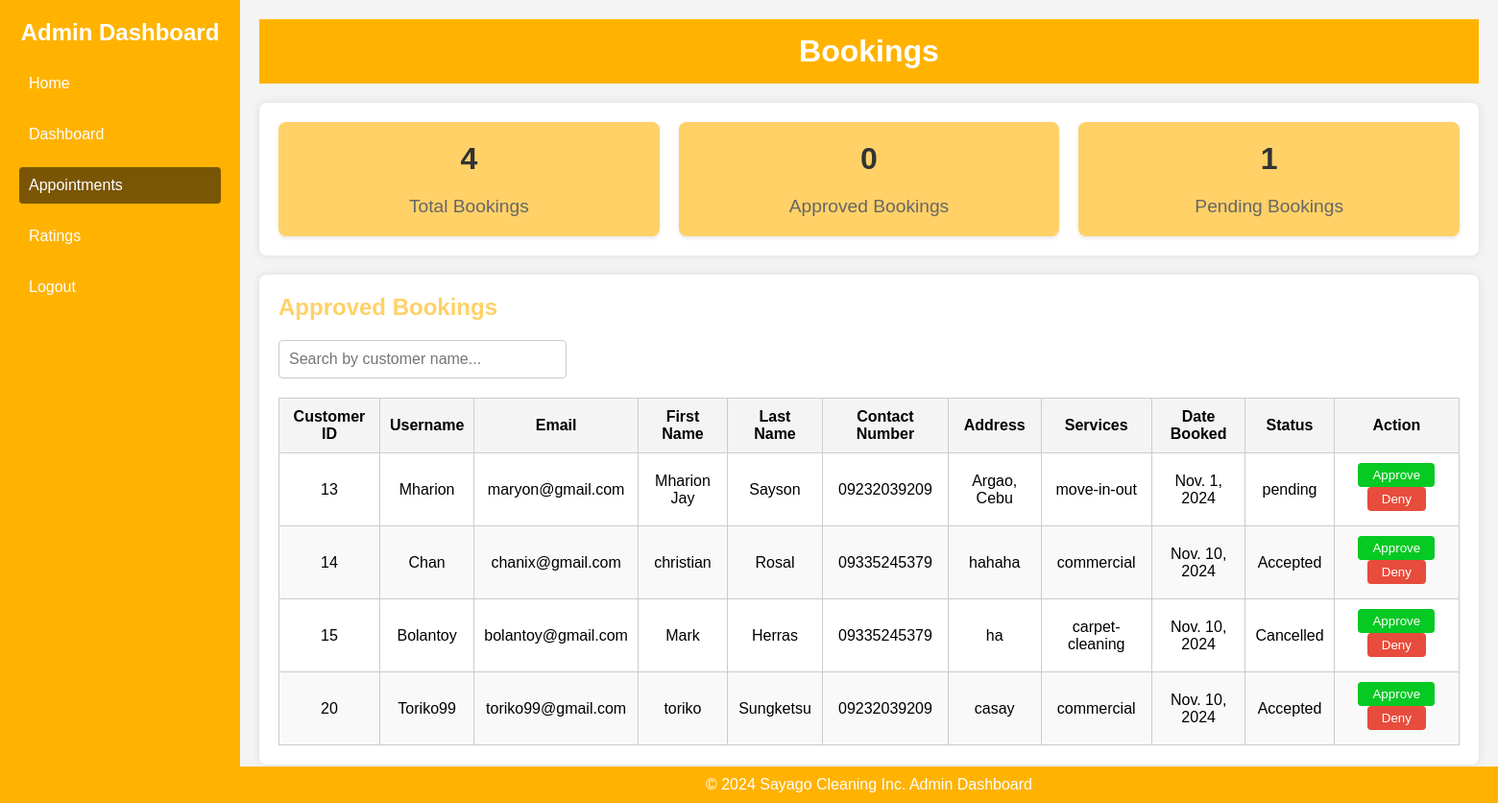
Before: /ApprovedBooking/ with the older database file.
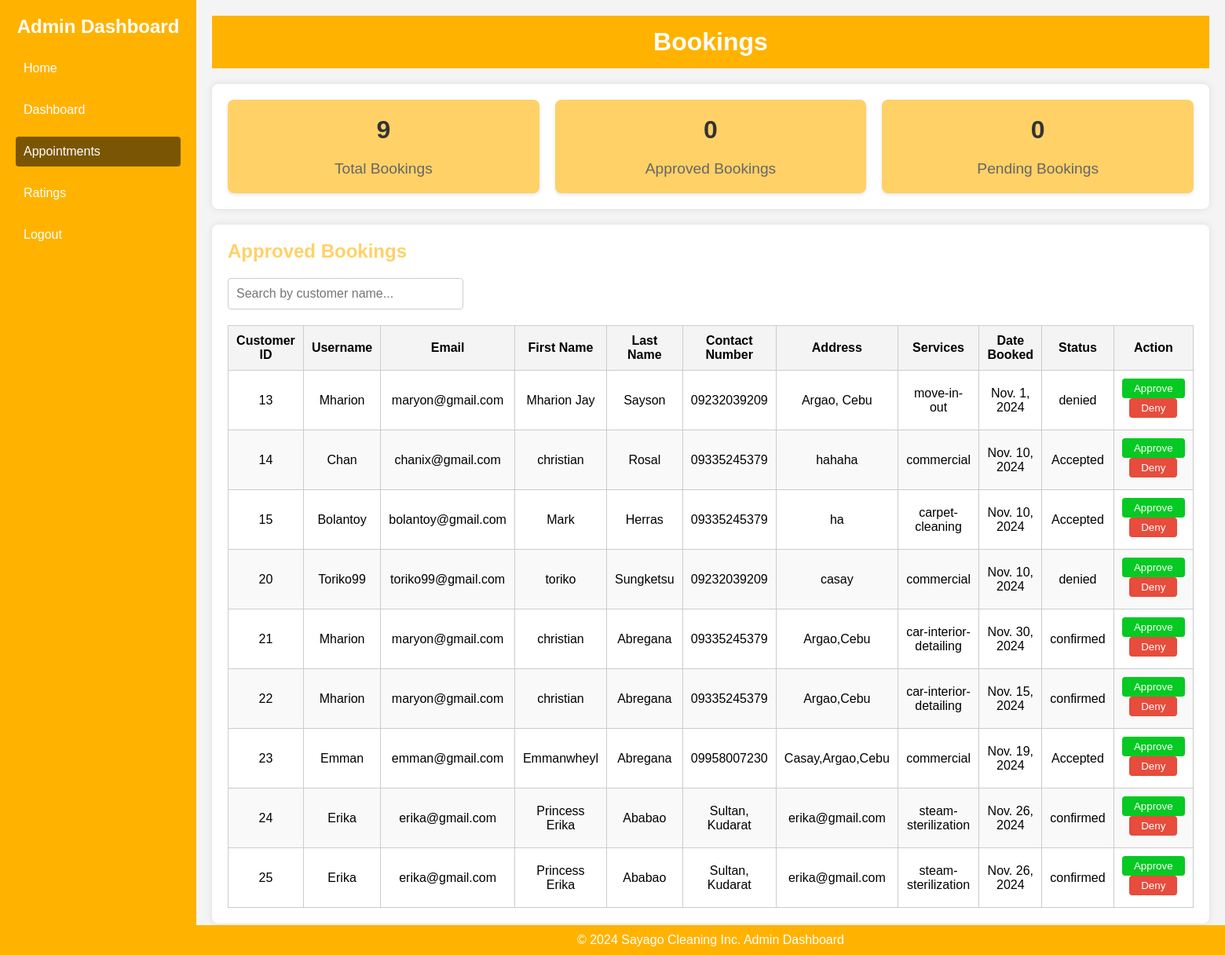
After: the same page with the newer database file.
### cleaning/models.py (models this page shows, shortened)
class Booking(models.Model):
    booking_id = models.AutoField(primary_key=True, editable=False)
    CLEANING_CHOICES = [
    ('residential', 'Residential Cleaning'),
    ('commercial', 'Commercial Cleaning'),
    ('deep-cleaning', 'Deep Cleaning'),
    ('move-in-out', 'Move-in/Move-out Cleaning'),
    ('carpet-cleaning', 'Carpet Cleaning'),
    ('upholstery-cleaning', 'Upholstery Cleaning'),
    ('window-cleaning', 'Window Cleaning'),
    ('eco-friendly', 'Eco-friendly Green Cleaning'),
    ('anti-bacterial-mist', 'Anti-Bacterial Mist Treatment'),
    ('car-interior-detailing', 'Car Interior Detailing'),
    ('deep-dry-cleaning', 'Deep Dry Cleaning'),
    ('deep-home-cleaning', 'Deep Home Cleaning'),
    ('deep-upholstery-shampooing', 'Deep Upholstery Shampooing'),
    ('steam-sterilization', 'Superior Steam Sterilization'),
]
    PENDING = 'pending'
    CONFIRMED = 'confirmed'
    DENIED = 'denied'
    COMPLETED = 'completed'
    STATUS_CHOICES = [
        (CONFIRMED, 'Confirmed'),
        (PENDING, 'Pending'),
        (DENIED, 'Denied'),
        (COMPLETED, 'Completed'),
    ]
    user = models.ForeignKey(User, on_delete=models.CASCADE)
    cleaning_service = models.CharField(max_length=100, choices=CLEANING_CHOICES)
    first_name = models.CharField(max_length=100)
    last_name = models.CharField(max_length=100, default='Unknown')
    contact_number = models.CharField(max_length=15)
    address = models.TextField()
    additional_info = models.TextField(blank=True, null=True)
    status = models.CharField(max_length=20, choices=STATUS_CHOICES, default=PENDING)
    created_at = models.DateTimeField(auto_now_add=True)
    booking_date = models.DateField()

### cleaning/views.py (the view)
# urls.py: path('ApprovedBooking/', views.approved, name='ad_approved'),
def approved(request):
    all_bookings = Booking.objects.all()  # Replace with appropriate queryset if necessary
    approved_bookings = Booking.objects.filter(status='approved')
    pending_bookings = Booking.objects.filter(status='pending')
    total_bookings = all_bookings.count()
    approved_count = approved_bookings.count()
    pending_count = pending_bookings.count()
    context = {
        'bookings': all_bookings,            # Use this for the table
        'approved_bookings': approved_count, # Count of approved bookings
        'pending_bookings': pending_count,   # Count of pending bookings
        'total_bookings': total_bookings     # Total bookings
    }
    return render(request, 'cleaning/approved.html', context)

### cleaning/templates/cleaning/approved.html (shortened to what the changed rows need)
<!DOCTYPE html>
<html lang="en">
<head>
    {% load static %}
    <link rel="stylesheet" href="{% static 'styles/approved.css' %}?101">
</head>
<body>
    <div class="admin-container">
        <aside class="sidebar">
            <h2>Admin Dashboard</h2>
        </aside>
        <div class="main-content">
            <header>
                <h1>Bookings</h1>
            </header>
            <main>
                <div class="totals-container">
                    <div class="total-box">
                        <h2 id="total-bookings">{{ total_bookings }}</h2>
                        <p>Total Bookings</p>
                    </div>
                    <div class="total-box">
                        <h2 id="approved-bookings">{{ approved_bookings }}</h2>
                    </div>
                    <div class="total-box">
                        <h2 id="pending-bookings">{{ pending_bookings }}</h2>
                        <p>Pending Bookings</p>
                    </div>
                </div>
                <section class="admin-panel">
                    <h2>Approved Bookings</h2>
                    <table class="user-table">
                        <thead>
                            <tr>
                                <th>Customer ID</th>
                                <th>Username</th>
                                <th>Email</th>
                                <th>First Name</th>
                                <th>Last Name</th>
                                <th>Contact Number</th>
                                <th>Address</th>
                                <th>Services</th>
                                <th>Date Booked</th>
                                <th>Status</th>
                                <th>Action</th>
                            </tr>
                        </thead>
                        <tbody id="approved-appointments-table">
                            {% if bookings %}
                                {% for booking in bookings %}
                                    <tr data-booking-id="{{ booking.booking_id }}">
                                        <td>{{ booking.booking_id }}</td>
                                        <td>{{ booking.user.username }}</td>
                                        <td>{{ booking.user.email }}</td>
                                        <td>{{ booking.first_name }}</td>
                                        <td>{{ booking.last_name }}</td>
                                        <td>{{ booking.contact_number }}</td>
                                        <td>{{ booking.address }}</td>
                                        <td>{{ booking.cleaning_service }}</td>
                                        <td>{{ booking.booking_date }}</td>
                                        <td class="status-cell">{{ booking.status }}</td>
                                        <td>
                                            <button
                                                class="action-btn accept-btn"
                                                onclick="handleAction({{ booking.booking_id }}, 'approve')"
                                                {% if booking.status != 'pending' %}disabled{% endif %}>
                                                Approve
                                            </button>
                                            <button
                                                class="action-btn delete-btn"
                                                onclick="handleAction({{ booking.booking_id }}, 'deny')"
                                                {% if booking.status != 'pending' %}disabled{% endif %}>
                                                Deny
                                            </button>
                                        </td>
                                    </tr>
                                {% endfor %}
                            {% else %}
                                <tr>
                                    <td colspan="11">No bookings found.</td>
                                </tr>
                            {% endif %}
                        </tbody>
                    </table>
                </section>
            </main>
        </div>
    </div>
</body>
</html>

Changed rows visible on the page:
changed Booking "Mharion Jay": status "pending" → "denied"
changed Booking "Mark": status "Cancelled" → "Accepted"
changed Booking "toriko": status "Accepted" → "denied"
added Booking: booking_id "21", user.username "Mharion", user.email "maryon@gmail.com", first_name "christian", last_name "Abregana", contact_number "09335245379", address "Argao,Cebu", cleaning_service "car-interior-detailing", booking_date "Nov. 30, 2024", status "confirmed"
added Booking: booking_id "22", user.username "Mharion", user.email "maryon@gmail.com", first_name "christian", last_name "Abregana", contact_number "09335245379", address "Argao,Cebu", cleaning_service "car-interior-detailing", booking_date "Nov. 15, 2024", status "confirmed"
added Booking: booking_id "23", user.username "Emman", user.email "emman@gmail.com", first_name "Emmanwheyl", last_name "Abregana", contact_number "09958007230", address "Casay,Argao,Cebu", cleaning_service "commercial", booking_date "Nov. 19, 2024", status "Accepted"
added Booking: booking_id "24", user.username "Erika", user.email "erika@gmail.com", first_name "Princess Erika", last_name "Ababao", contact_number "Sultan, Kudarat", address "erika@gmail.com", cleaning_service "steam-sterilization", booking_date "Nov. 26, 2024", status "confirmed"
added Booking: booking_id "25", user.username "Erika", user.email "erika@gmail.com", first_name "Princess Erika", last_name "Ababao", contact_number "Sultan, Kudarat", address "erika@gmail.com", cleaning_service "steam-sterilization", booking_date "Nov. 26, 2024", status "confirmed"
Other visible differences:
{{ total_bookings }}: "4" → "9"
{{ pending_bookings }}: "1" → "0"
